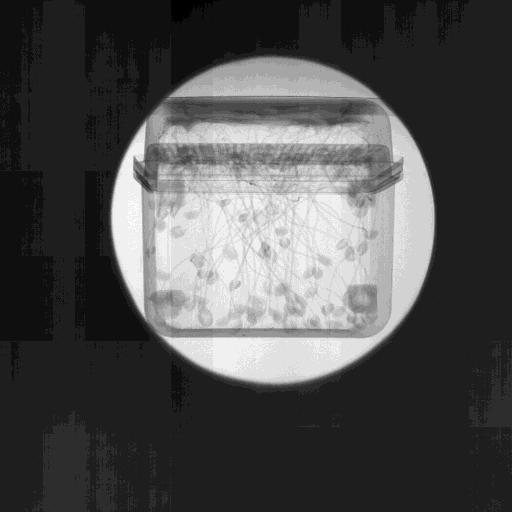
#> input picture summer_paper/png/img_0.png, 512 x 512 px; its folder holds 5 pictures in this run
$ jupyter execute --allow-errors ai.ipynb
#> lines starting #> are read from the running program, lines starting #| are printed output that depends on the picture; after the words box and inside, x2 and y2 are one past the last pixel; in counts of white or black regions, pixels touching at a corner belong together
#> in process_images, image is the input picture: shape (512, 512); min 11, max 28, mean 16.2
_Python 3.8.9에 연결 중..._

연결된 커널 없음

[cell 1]
import os
import pydicom
import cv2
from PIL import Image
import numpy as np
import pandas as pd

img_dir = "./png"

[cell 2]
# dcm 이미지 png로 저장
dcm_dir = "./dcm"
img_dir = "./png"
#> (the rest of this cell did not finish here and is left out)

[cell 3]
#dcm 이미지 png로 저장
# test 이미지
dcm_test_dir = "./dcm_test"
img_test_dir = "./png_test"
#> (the rest of this cell did not finish here and is left out)

[cell 4]
import cv2
import os
import pandas as pd
import numpy as np

def index_to_coordinates(index, shape):
    return divmod(index, shape[1])

def otsu_binarization(image):
    _, binary_image = cv2.threshold(image, 0, 255, cv2.THRESH_BINARY + cv2.THRESH_OTSU)
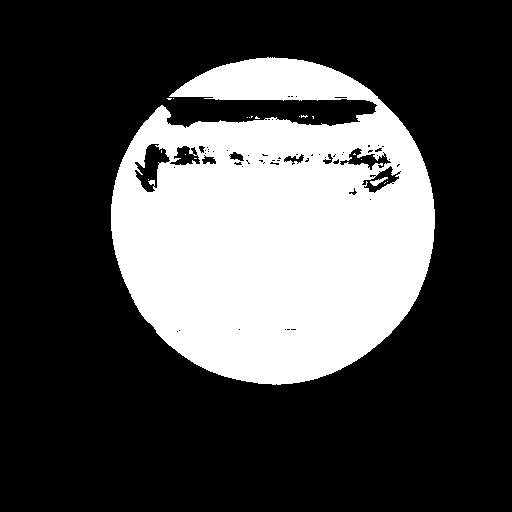
#> binary_image: shape (512, 512); 28.9% white; 19 white regions (17 under 20 px)
    return binary_image

def find_circle_center(binary_image):
    contours, _ = cv2.findContours(binary_image, cv2.RETR_EXTERNAL, cv2.CHAIN_APPROX_SIMPLE)
#> contours = 10 contours, 9 with area under 20; largest, box (x1, y1, x2, y2) and area: (111, 57, 435, 385) 77574
    max_contour = max(contours, key=cv2.contourArea)
#> max_contour = contour of 615 points, box (x1, y1, x2, y2) (111, 57, 435, 385), area 77574
    M = cv2.moments(max_contour)
#> M = moments, m00 77574.5, centre m10/m00, m01/m00 = (273.3, 227.3)
    if M["m00"] != 0:
        cX = int(M["m10"] / M["m00"])
#> cX = 273
        cY = int(M["m01"] / M["m00"])
#> cY = 227
        center_index = binary_image.shape[1] * cY + cX
#> center_index = 116497
    else:
        center_index = None
    return center_index

def process_images(img_dir):
    filenames = []
    rows = []

    for filename in os.listdir(img_dir):

        image_path = os.path.join(img_dir, filename)
        image = cv2.imread(image_path, cv2.IMREAD_GRAYSCALE)
        binary_image = otsu_binarization(image)
        center_index = find_circle_center(binary_image)
#> center_index = 116497

        # 2차원 좌표로 변환
        center_coordinates = index_to_coordinates(center_index, (224, 224))
#> center_coordinates = (520, 17)

        # 1차원 배열로 변환
        one_dimensional_image = binary_image.flatten()

        # 각 픽셀 값을 개별 행으로 추가
        row = [filename, center_index, center_coordinates[0], center_coordinates[1]] + one_dimensional_image.tolist()
#> row = 262148 items
        rows.append(row)
        filenames.append(filename)
#> pass 2 of the loop in process_images, `for filename in os.listdir(img_dir):`:
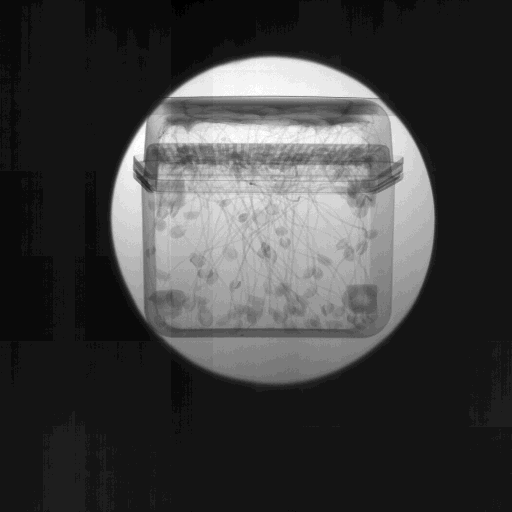
#> input picture summer_paper/png/img_1.png, 512 x 512 px
#> in process_images, image is the input picture: shape (512, 512); min 11, max 36, mean 17.3
#> in otsu_binarization (call 2), `_, binary_image = cv2.threshold(image, 0, 255, cv2.THRESH_BINARY + cv2..`:
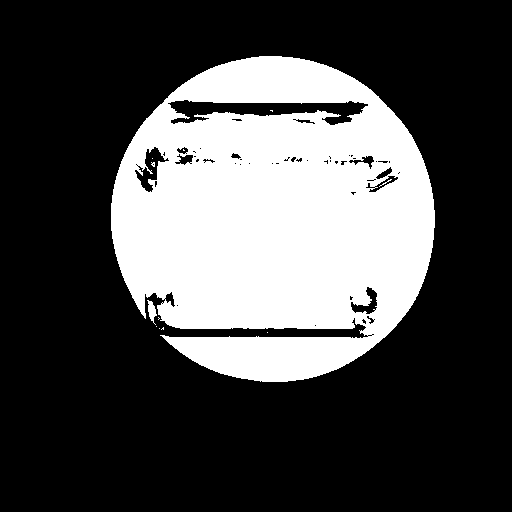
#> binary_image: shape (512, 512); 29.2% white; 12 white regions (10 under 20 px)
#> contours = 7 contours, 5 with area under 20; largest, box (x1, y1, x2, y2) and area: (111, 56, 435, 382) 79764, (147, 300, 157, 325) 98
#> in process_images, `center_index = find_circle_center(binary_image)`: center_index = 110353
#> center_coordinates = (492, 145)
#> pass 3 of the loop in process_images, `for filename in os.listdir(img_dir):`:
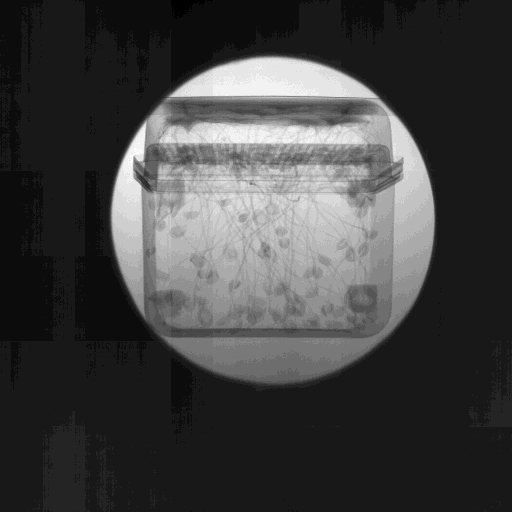
#> input picture summer_paper/png/img_10.png, 512 x 512 px
#> in process_images, image is the input picture: shape (512, 512); min 11, max 32, mean 16.4
#> in otsu_binarization (call 3), `_, binary_image = cv2.threshold(image, 0, 255, cv2.THRESH_BINARY + cv2..`:
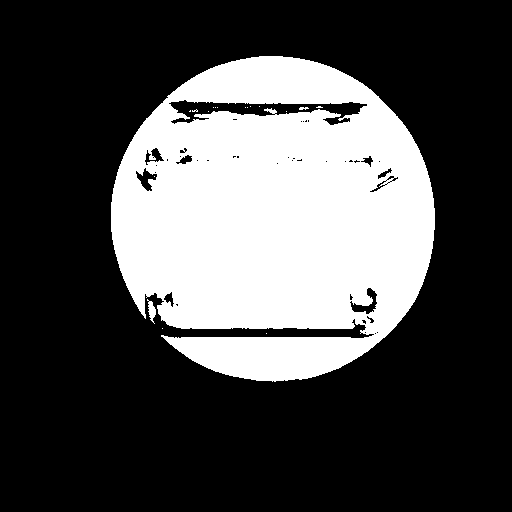
#> binary_image: shape (512, 512); 29.5% white; 18 white regions (15 under 20 px)
#> contours = 4 contours, 2 with area under 20; largest, box (x1, y1, x2, y2) and area: (111, 56, 435, 382) 79722, (147, 299, 156, 324) 86
#> the loop made 5 passes; the first 3 are shown

    # 컬럼 이름 정의
    columns = ['Filename', 'Center_Index', 'Center_X', 'Center_Y'] + [f'Pixel_{i}' for i in range(50176)]
#> columns = 50180 items

    # 데이터프레임 생성
    df = pd.DataFrame(rows, columns=columns)

    return df

#> (the rest of this cell did not finish here and is left out)
